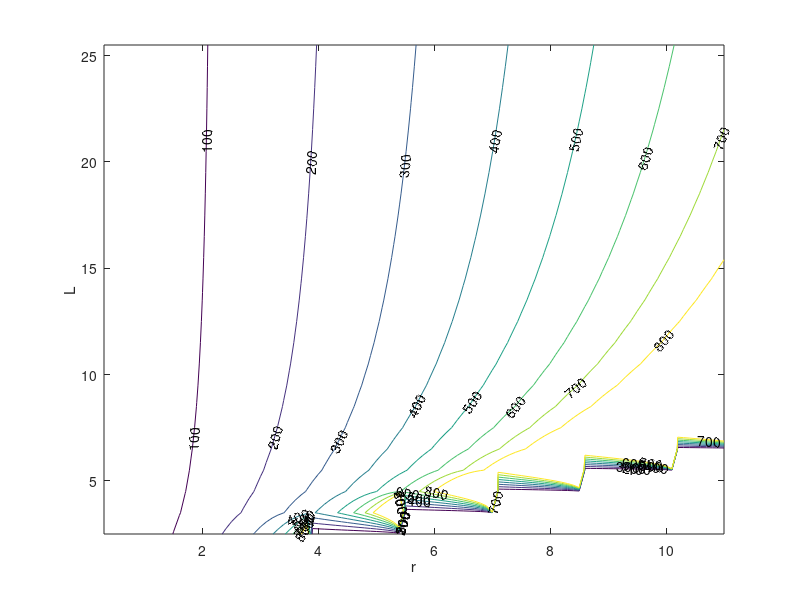

Write MATLAB code to recreate this figure. (Note: this script raises an error after producing the figure.)
% MAE 208 (004)
% Project-2-Individual-Crank_Grady_Fort.M
% 22-03-31
% Grady Fort
% gefort@ncsu.edu


% 0 x bounds
    % old: .3:.1:11
    % new 1747: .5:.1:11
% 0 y bounds
    % 2.5:1:26
% 0 z bounds (absolute)

clc; clear;

%%%%%%%%%%%%%%%%%%%
% This code maximizes the speed of a slider crank system when \theta is 40 \degrees 
% code based on contour_example.m written by Professor Scott Fergusson
%%%%%%%%%%%%%%%%%%%

%%
% The meshgrid command returns a set of 2-D grid coordinates that become
% the foundation of the contour plot.
% [X,Y] = meshgrid(x,y)
% x, y represent the bounds on each variable for the plot
% format - lower bound : step size : upper bound
% use 'help meshgrid' for more

%[r,L] = meshgrid(.5:.1:11,2.5:1:26);
[r,L] = meshgrid(.3:.1:11,2.5:1:26);

%%
% This command determines how many rows and columns are in the design
% variable r. 
% m is the number of rows
% n is the number of columns

[m,n] = size(r);


%% 
% For each element of the 2-D grid, we evaluate the objective function
% Store it in F(row,column)

for i = 1:m
    for j = 1:n
        % F(i,j) = -((r(i,j))^2*theta*cos(theta)*sin(theta))/...
        % sqrt((l(i,j))^2-r^2*sin(theta)^2)-omega*r(i,j)*theta*sin(theta);
        f = -r(i,j)*70*sind(40) - (r(i,j)*sind(40).*r(i,j)*70*cosd(40))/...
            (sqrt(L(i,j).^2 - (r(i,j)*sind(40)).^2));
        if isreal(f)
            F(i,j) = f;
        end
    end
end

%%
% Now, we can make the contour plot
% The 10 in the last element of the function tells it to plot that many
% different contour levels
%
% use 'help contour' for more information

% [c1,h1] = contour(r,l,F,10);

%%
% clabel puts contour labels on the graph
% xlabel labels the x-axis
% ylabel labels the y-axis

% clabel(c1,h1);
% xlabel('r')
% ylabel('L')

%%
% Now, lets say that we want to define specific contours to plot

z = [100 200 300 400 500 600 700 800];

figure
[c2,h2] = contour(r,L,abs(F),z);
clabel(c2,h2);
xlabel('r')
ylabel('L')
%0.5≤𝑟≤10 and 2.5≤𝑙≤25
xline(0.5)
xline(10)
yline(25)
%2.5 not plotting
yline(2.5)
%𝑙≥2.5𝑟
%just multiply



% solve
%{
From 
% r1 = (11
r1 = .3:.1:11
LL = sqrt((10-r1.*cosd(40)).^2 + (r1.*sind(40)).^2);
LU = sqrt((20-r1.*cosd(40)).^2 + (r1.*sind(40)).^2);
.3:.1:11

%}
r1 = .3:.1:11;
LL = sqrt((10-r1.*cosd(40)).^2 + (r1.*sind(40)).^2);
LU = sqrt((20-r1.*cosd(40)).^2 + (r1.*sind(40)).^2);
line(r1,LL)
line(r1,LU,'Color','red')
S = 2.5*r1;
line(r1,S,'Color','magenta')